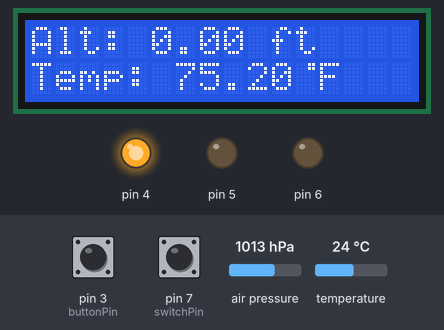
Recording of a sketch running on a simulated Arduino Uno, built with avr-gcc and run on an emulated ATmega328P. Parts: 16×2 character LCD, output pins drawn as LEDs (lit = HIGH). The test bench sets the inputs (shaded band); at power-on: pin 3 (buttonPin) HIGH, pin 7 (switchPin) HIGH, air pressure 1013 hPa, temperature 24 °C. What the sketch prints to the serial monitor is not drawn.

Above: at 2.0 s.
2.1 s: pin 3 (buttonPin) pulled LOW for 3.2 s
At 2.27 s:
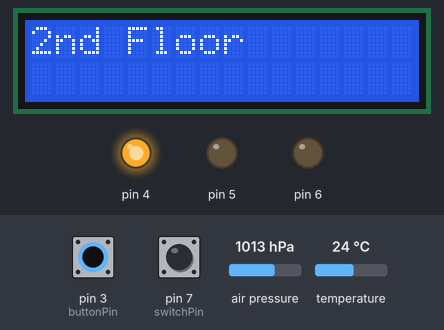
6.8 s: pin 7 (switchPin) pulled LOW for 3.2 s
At 9.1 s:
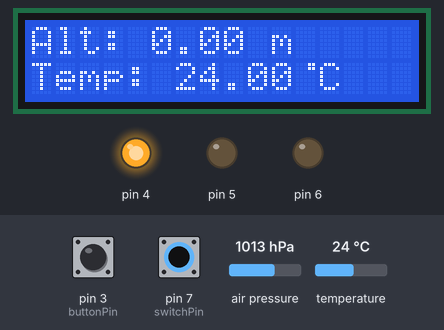
12.2 s: air pressure set to 1025 hPa
At 14.1 s:
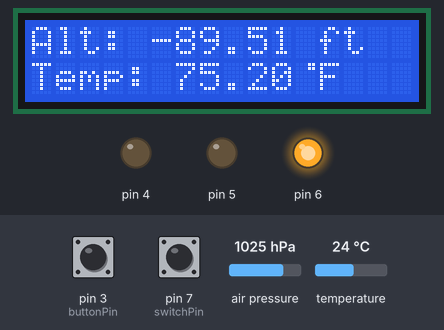
15.2 s: pin 3 (buttonPin) pulled LOW for 1 s
At 16.7 s:
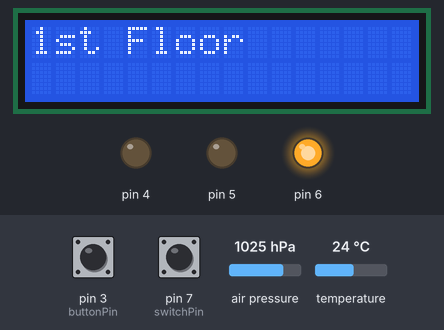
17.7 s: air pressure set to 952 hPa
At 20.1 s:
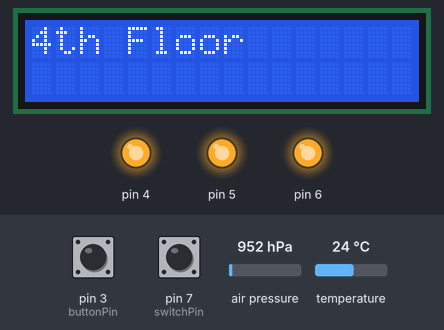
20.4 s: pin 3 (buttonPin) pulled LOW for 0.15 s
At 21.5 s:
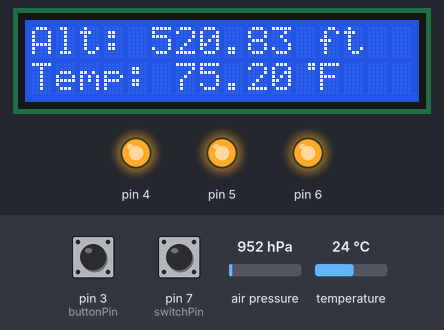
Timing chart, 0 to 23.0 s (numbered marks = the images above; inputs shaded):
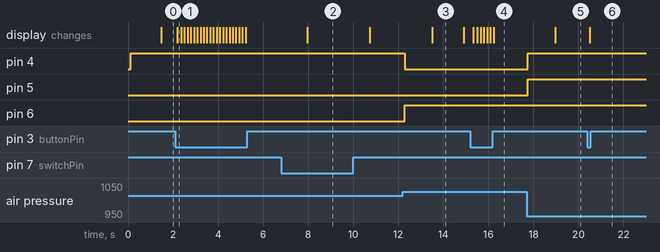

The sketch:

altimeter.ino
```cpp
/* Arduino Altimeter

This arduino altimeter has an LCD screen that displays the altitude and temperature.  When the switch is toggled, it switches between american and SI units.
The potentiometer cahnges the screen brightness and the yellow button toggles between the alt/temp and what floor of TPL you are on.  It assumes that you
start the program while in the lab on the second floor. The RGB LED changes colors when you change floors in TPL.


How to use the BMP180:
https://www.sparkfun.com/products/11824

Hardware connections:

- (GND) to GND
+ (VDD) to 3.3V

(WARNING: do not connect + to 5V or the sensor will be damaged!)

You will also need to connect the I2C pins (SCL and SDA) to your
Arduino. The pins are different on different Arduinos:

Any Arduino pins labeled:  SDA  SCL
Uno, Redboard, Pro:        A4   A5
Mega2560, Due:             20   21
Leonardo:                   2    3

Leave the IO (VDDIO) pin unconnected. This pin is for connecting
the BMP180 to systems with lower logic levels such as 1.8V

The SFE_BMP180 library uses floating-point equations developed by the
Weather Station Data Logger project: http://wmrx00.sourceforge.net/

Basic BMP180 code provided by:
V10 Mike Grusin, SparkFun Electronics 10/24/2013
V1.1.2 Updates for Arduino 1.6.4 5/2015
*/

// Your sketch must #include this library, and the Wire library.
// (Wire is a standard library included with Arduino.):

#include <SFE_BMP180.h>
#include <Wire.h>
#include <LiquidCrystal.h>

LiquidCrystal lcd(13,12,11,10,9,8);


SFE_BMP180 pressure; //create an SFE_BMP180 object, here called "pressure":
double T; //Temperature
String aUnit = " m";
//char degreeSymbol = (char) 248;
//String tUnit = degreeSymbol + " C";
String tUnit = " deg C";
double baseline; // baseline pressure
int switchPin = 7;
int i=0; //the iterator
double aVals [10];
double aAvg =0;
const int buttonPin = 3;
bool buttonPressed = false;
int storey;

//this is a square degree symbol.
//we decided it looked best, but it's up to you
byte degreeSymbol[8] = {
  B00011,
  B00011,
  B00000,
  B00000,
  B00000,
  B00000,
  B00000,
};

//this is a diamond-like shaped degree symbol
// byte degreeSymbol[8] = {
//   B00010,
//   B00101,
//   B00010,
//   B00000,
//   B00000,
//   B00000,
//   B00000,
// };


// *************************VOID SETUP *********************************
void setup()
{

  //LCD
  lcd.begin(16,2); //lcd is 16char wide and 2 tall
  lcd.clear();
  //SWITCH UNITS TOGGLE
  pinMode(switchPin, INPUT_PULLUP);
  //RGB LED
  pinMode(4,OUTPUT);
  pinMode(5,OUTPUT);
  pinMode(6,OUTPUT);
  //pin 3 is the yellow button
  pinMode(3,INPUT_PULLUP);

  lcd.createChar(0, degreeSymbol); // Create a new degrees character on the LCD

  Serial.begin(9600);
  Serial.println("REBOOT");

  // Initialize the sensor (it is important to get calibration values stored on the device).
  if (pressure.begin())
    Serial.println("BMP180 init success");
  else
  {
    // Oops, something went wrong, this is usually a connection problem,
    // see the comments at the top of this sketch for the proper connections.

    Serial.println("BMP180 init fail (disconnected?)\n\n");
    while(1); // Pause forever.
  }

  // Get the baseline pressure:
  baseline = getPressure();
  //print it in the serial
  Serial.print("baseline pressure: ");
  Serial.print(baseline);
  Serial.println(" mb");
}

//**********************************LOOP******************************************
void loop()
{
  //if yellow button is pressed, toggle boolean buttonPressed
  //this is so you can switch between units
  if(!digitalRead(3)){
    buttonPressed=!buttonPressed;
    i=10; //set iterator to 10 so you automatically switch the screen,
    //without having to wait for 10 altitude measurements
  }

  if (i>9) {

     i=0;
     takeAAvg(); //get average of last 10 altitude measurements.
      //print on LCD your alt and temp
    if (!buttonPressed) {
      lcd.clear();
      lcd.setCursor(0,0);
      lcd.print("Alt: ");
      lcd.print(aAvg);
      lcd.print(aUnit);

      lcd.setCursor(0,1);

      lcd.print("Temp: ");
      lcd.print(T);
      lcd.write(byte(0));
      lcd.print(tUnit);
    } else { //print on lcd your TPL floor
      lcd.clear();
      lcd.setCursor(0,0);
      switch (storey) {
        case 1:
          lcd.print("1st Floor");
          break;
        case 2:
          lcd.print("2nd Floor");
          break;
        case 3:
          lcd.print("3rd Floor");
          break;
        case 4:
          lcd.print("4th Floor");
          break;
        default:
          lcd.print("Calculating...");

      }

    }
  }


  double a,P; //altitude and pressure

  // Get a new pressure reading:

  P = getPressure();

  // Show the relative altitude difference between
  // the new reading and the baseline reading:
  a = pressure.altitude(P,baseline);

  aVals[i]=a; //set the ith value of aVals to be the altitude you just measured
  i++;


  char status = pressure.startTemperature(); //start the temperature reading


  //here in the loop, a is always in metric.
  //Change color of LED depending on what floor you're on
  if (a < 3.8){
   analogWrite(4,255);
   analogWrite(5,0);
   analogWrite(6,0);
   storey = 2;
  }

  else if (a<8 && a>3.8){
   analogWrite(4,0);
   analogWrite(5,255);
   analogWrite(6,0);
   storey = 3;
  }

  else if (a>7.9){
   analogWrite(4,255);
   analogWrite(5,255);
   analogWrite(6,255);
   storey = 4;
  }

  if (a<-3.8){
   analogWrite(4,0);
   analogWrite(5,0);
   analogWrite(6,255);
   storey = 1;
  }


  // Serial Printing
  Serial.print("relative altitude: ");
  if (a >= 0.0) Serial.print(" "); // add a space for positive numbers
  Serial.print(a,1);
  Serial.print(" meters, ");
  if (a >= 0.0) Serial.print(" "); // add a space for positive numbers
  Serial.print(a*3.28084,0);
  Serial.println(" feet");
  Serial.print(aAvg); Serial.println(" ");

//are you done measureing the temp yet?
  if (status != 0){

delay(status);
status = pressure.getTemperature(T);
if (status != 0){
//switch is in SI units
    if(digitalRead(switchPin) == LOW){
    aUnit = " m";
    tUnit = "C";
    a = pressure.altitude(P,baseline);
   // pressure.getTemperature(T);
    Serial.print(T); Serial.println(" Deg C");
  }
  else //switch is in American units
  {
    aUnit = " ft";
    tUnit = "F";
    a = pressure.altitude(P,baseline)*3.28084;
    //pressure.getTemperature(T);
    T = T*1.8 + 32.0;
    Serial.print(T); Serial.println(" Deg F");
  }

}
}

  //this delay determines how many alt readings you get.
  //we found 100 to work best for the yellow toggle
  delay(100);

}

//*****************************GET PRESSURE*************************************
double getPressure()
{
  char status;
  double P,p0,a;

  // You must first get a temperature measurement to perform a pressure reading.

  // Start a temperature measurement:
  // If request is successful, the number of ms to wait is returned.
  // If request is unsuccessful, 0 is returned.

  status = pressure.startTemperature();
  if (status != 0)
  {
    // Wait for the measurement to complete:

    delay(status);

    // Retrieve the completed temperature measurement:
    // Note that the measurement is stored in the variable T.
    // Use '&T' to provide the address of T to the function.
// IS THIS IMPORTANT? COULD WE JUST NEED TO REFERENCE THE ADDRESS INSTEAD OF THE VALUE? ****************************8

    // Function returns 1 if successful, 0 if failure.

    status = pressure.getTemperature(T);
    if (status != 0)
    {
      // Start a pressure measurement:
      // The parameter is the oversampling setting, from 0 to 3 (highest res, longest wait).
      // If request is successful, the number of ms to wait is returned.
      // If request is unsuccessful, 0 is returned.

      status = pressure.startPressure(3);
      if (status != 0)
      {
        // Wait for the measurement to complete:
        delay(status);

        // Retrieve the completed pressure measurement:
        // Note that the measurement is stored in the variable P.
        // Use '&P' to provide the address of P.
        // Note also that the function requires the previous temperature measurement (T).
        // (If temperature is stable, you can do one temperature measurement for a number of pressure measurements.)
        // Function returns 1 if successful, 0 if failure.

        status = pressure.getPressure(P,T);
        if (status != 0)
        {
          return(P);
        }
        else Serial.println("error retrieving pressure measurement\n");
      }
      else Serial.println("error starting pressure measurement\n");
    }
    else Serial.println("error retrieving temperature measurement\n");
  }
  else Serial.println("error starting temperature measurement\n");
}


//get the average altitude from the last 10 measurements
void takeAAvg(){
 double sum=0;
 for (int j = 0; j < 10; ++j)
 {
     sum += aVals[j];
 }
 aAvg = ((float)sum)/10.0; //or cast sum to double before division
}
```

Measured:
- after the input at 2.1 s, the display: changes after 0.08 s (image 1)
- after the input at 6.8 s, the display: changes after 1.2 s (image 2)
- after the input at 12.2 s, pin 4: HIGH → LOW after 0.09 s; pin 6: LOW → HIGH after 0.09 s; the display: changes after 1.3 s (image 3)
- after the input at 15.2 s, the display: changes after 0.13 s (image 4)
- after the input at 17.7 s, pin 4, pin 5: LOW → HIGH after 0.05 s; the display: changes after 1.3 s (image 5)
- after the input at 20.4 s, the display: changes after 0.11 s (image 6)
- what the display in image 3 shows lasts 1.4 s, from 13.5 s to 14.9 s
